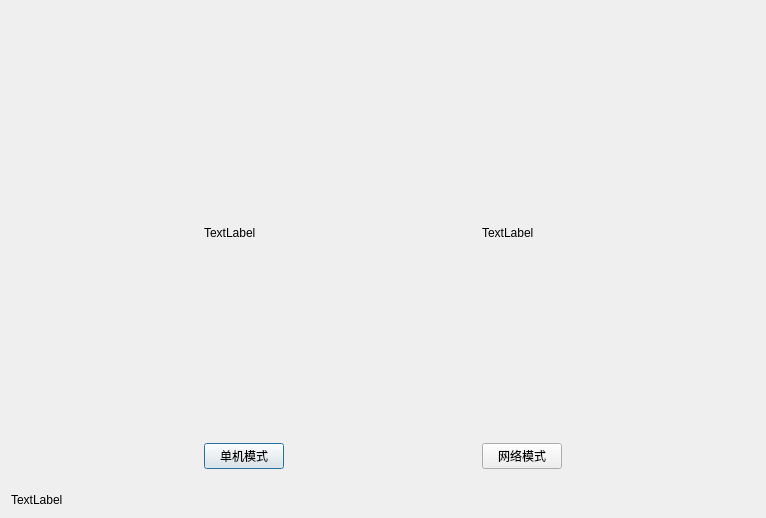
<?xml version="1.0" encoding="UTF-8"?>
<ui version="4.0">
 <class>GameMode</class>
 <widget class="QDialog" name="GameMode">
  <property name="geometry">
   <rect>
    <x>0</x>
    <y>0</y>
    <width>766</width>
    <height>518</height>
   </rect>
  </property>
  <property name="windowTitle">
   <string>Dialog</string>
  </property>
  <layout class="QVBoxLayout" name="verticalLayout_6">
   <item>
    <widget class="QStackedWidget" name="stackedWidget">
     <property name="currentIndex">
      <number>0</number>
     </property>
     <widget class="QWidget" name="mode_page">
      <layout class="QHBoxLayout" name="horizontalLayout">
       <item>
        <spacer name="horizontalSpacer_3">
         <property name="orientation">
          <enum>Qt::Horizontal</enum>
         </property>
         <property name="sizeHint" stdset="0">
          <size>
           <width>40</width>
           <height>20</height>
          </size>
         </property>
        </spacer>
       </item>
       <item>
        <widget class="QWidget" name="widget" native="true">
         <layout class="QVBoxLayout" name="verticalLayout">
          <item>
           <widget class="QLabel" name="singel_label">
            <property name="text">
             <string>TextLabel</string>
            </property>
           </widget>
          </item>
          <item>
           <widget class="QPushButton" name="singleModeBtn">
            <property name="text">
             <string>单机模式</string>
            </property>
           </widget>
          </item>
         </layout>
        </widget>
       </item>
       <item>
        <spacer name="horizontalSpacer_5">
         <property name="orientation">
          <enum>Qt::Horizontal</enum>
         </property>
         <property name="sizeHint" stdset="0">
          <size>
           <width>40</width>
           <height>20</height>
          </size>
         </property>
        </spacer>
       </item>
       <item>
        <widget class="QWidget" name="widget_2" native="true">
         <layout class="QVBoxLayout" name="verticalLayout_2">
          <item>
           <widget class="QLabel" name="net_label">
            <property name="text">
             <string>TextLabel</string>
            </property>
           </widget>
          </item>
          <item>
           <widget class="QPushButton" name="netModeBtn">
            <property name="text">
             <string>网络模式</string>
            </property>
           </widget>
          </item>
         </layout>
        </widget>
       </item>
       <item>
        <spacer name="horizontalSpacer_4">
         <property name="orientation">
          <enum>Qt::Horizontal</enum>
         </property>
         <property name="sizeHint" stdset="0">
          <size>
           <width>40</width>
           <height>20</height>
          </size>
         </property>
        </spacer>
       </item>
      </layout>
     </widget>
     <widget class="QWidget" name="room_page">
      <layout class="QHBoxLayout" name="horizontalLayout_2">
       <item>
        <spacer name="horizontalSpacer">
         <property name="orientation">
          <enum>Qt::Horizontal</enum>
         </property>
         <property name="sizeHint" stdset="0">
          <size>
           <width>40</width>
           <height>20</height>
          </size>
         </property>
        </spacer>
       </item>
       <item>
        <widget class="QWidget" name="widget_3" native="true">
         <layout class="QVBoxLayout" name="verticalLayout_3">
          <item>
           <spacer name="verticalSpacer">
            <property name="orientation">
             <enum>Qt::Vertical</enum>
            </property>
            <property name="sizeHint" stdset="0">
             <size>
              <width>20</width>
              <height>189</height>
             </size>
            </property>
           </spacer>
          </item>
          <item>
           <widget class="QLabel" name="auto_label">
            <property name="text">
             <string>TextLabel</string>
            </property>
           </widget>
          </item>
          <item>
           <widget class="QPushButton" name="autoBtn">
            <property name="text">
             <string>PushButton</string>
            </property>
           </widget>
          </item>
          <item>
           <spacer name="verticalSpacer_2">
            <property name="orientation">
             <enum>Qt::Vertical</enum>
            </property>
            <property name="sizeHint" stdset="0">
             <size>
              <width>20</width>
              <height>189</height>
             </size>
            </property>
           </spacer>
          </item>
         </layout>
        </widget>
       </item>
       <item>
        <spacer name="horizontalSpacer_6">
         <property name="orientation">
          <enum>Qt::Horizontal</enum>
         </property>
         <property name="sizeHint" stdset="0">
          <size>
           <width>40</width>
           <height>20</height>
          </size>
         </property>
        </spacer>
       </item>
       <item>
        <widget class="QWidget" name="widget_4" native="true">
         <layout class="QVBoxLayout" name="verticalLayout_4">
          <item>
           <spacer name="verticalSpacer_3">
            <property name="orientation">
             <enum>Qt::Vertical</enum>
            </property>
            <property name="sizeHint" stdset="0">
             <size>
              <width>20</width>
              <height>40</height>
             </size>
            </property>
           </spacer>
          </item>
          <item>
           <widget class="QLabel" name="manual_label">
            <property name="text">
             <string>TextLabel</string>
            </property>
           </widget>
          </item>
          <item>
           <widget class="QPushButton" name="manualBtn">
            <property name="text">
             <string>PushButton</string>
            </property>
           </widget>
          </item>
          <item>
           <spacer name="verticalSpacer_4">
            <property name="orientation">
             <enum>Qt::Vertical</enum>
            </property>
            <property name="sizeHint" stdset="0">
             <size>
              <width>20</width>
              <height>40</height>
             </size>
            </property>
           </spacer>
          </item>
         </layout>
        </widget>
       </item>
       <item>
        <spacer name="horizontalSpacer_7">
         <property name="orientation">
          <enum>Qt::Horizontal</enum>
         </property>
         <property name="sizeHint" stdset="0">
          <size>
           <width>40</width>
           <height>20</height>
          </size>
         </property>
        </spacer>
       </item>
       <item>
        <widget class="QWidget" name="widget_5" native="true">
         <layout class="QVBoxLayout" name="verticalLayout_5">
          <item>
           <spacer name="verticalSpacer_5">
            <property name="orientation">
             <enum>Qt::Vertical</enum>
            </property>
            <property name="sizeHint" stdset="0">
             <size>
              <width>20</width>
              <height>40</height>
             </size>
            </property>
           </spacer>
          </item>
          <item>
           <widget class="QLabel" name="search_label">
            <property name="text">
             <string>TextLabel</string>
            </property>
           </widget>
          </item>
          <item>
           <widget class="QPushButton" name="searchBtn">
            <property name="text">
             <string>PushButton</string>
            </property>
           </widget>
          </item>
          <item>
           <spacer name="verticalSpacer_6">
            <property name="orientation">
             <enum>Qt::Vertical</enum>
            </property>
            <property name="sizeHint" stdset="0">
             <size>
              <width>20</width>
              <height>40</height>
             </size>
            </property>
           </spacer>
          </item>
         </layout>
        </widget>
       </item>
       <item>
        <spacer name="horizontalSpacer_2">
         <property name="orientation">
          <enum>Qt::Horizontal</enum>
         </property>
         <property name="sizeHint" stdset="0">
          <size>
           <width>40</width>
           <height>20</height>
          </size>
         </property>
        </spacer>
       </item>
      </layout>
     </widget>
    </widget>
   </item>
   <item>
    <widget class="QLabel" name="information">
     <property name="text">
      <string>TextLabel</string>
     </property>
    </widget>
   </item>
  </layout>
 </widget>
 <resources/>
 <connections/>
</ui>
